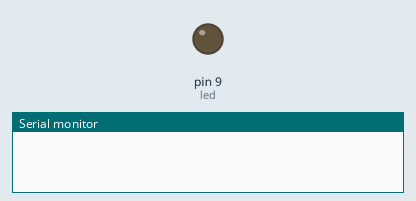
A sketch run on a simulated Arduino Uno, built with avr-gcc and run on an emulated ATmega328P. Shown: output pins drawn as LEDs (lit = HIGH), the last lines printed to the serial monitor.

Above: at 0.05 s.
At 1.2 s:
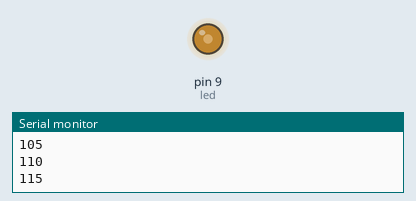
At 2.35 s:
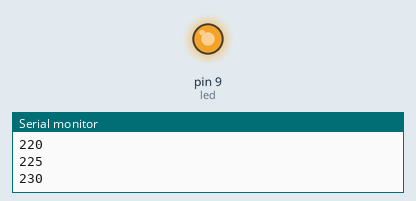
At 4.65 s:
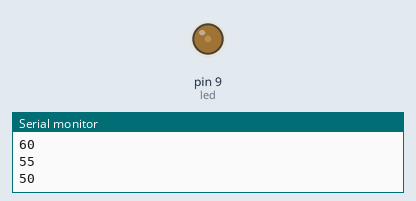
Timing chart, 0 to 6.7 s (numbered marks = the images above):
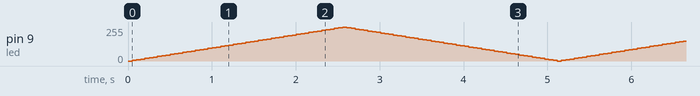

The sketch:

Blink_LED.ino
```cpp
int led = 9;
int brightness = 0;
int fadeAmount = 5;


void setup() {
  Serial.begin(9600);  //sets up the serial moniter
  pinMode(led, OUTPUT);
}


void loop() {

  analogWrite(led, brightness);  //this send the led the siganl that the variable brightness is recieving


  brightness = brightness + fadeAmount; //


  if (brightness <= 0 || brightness >= 255) {
    fadeAmount = -fadeAmount;


  }

  delay(50);

   Serial.println(brightness); //prints the brightness value on the serial moniter

}
```
